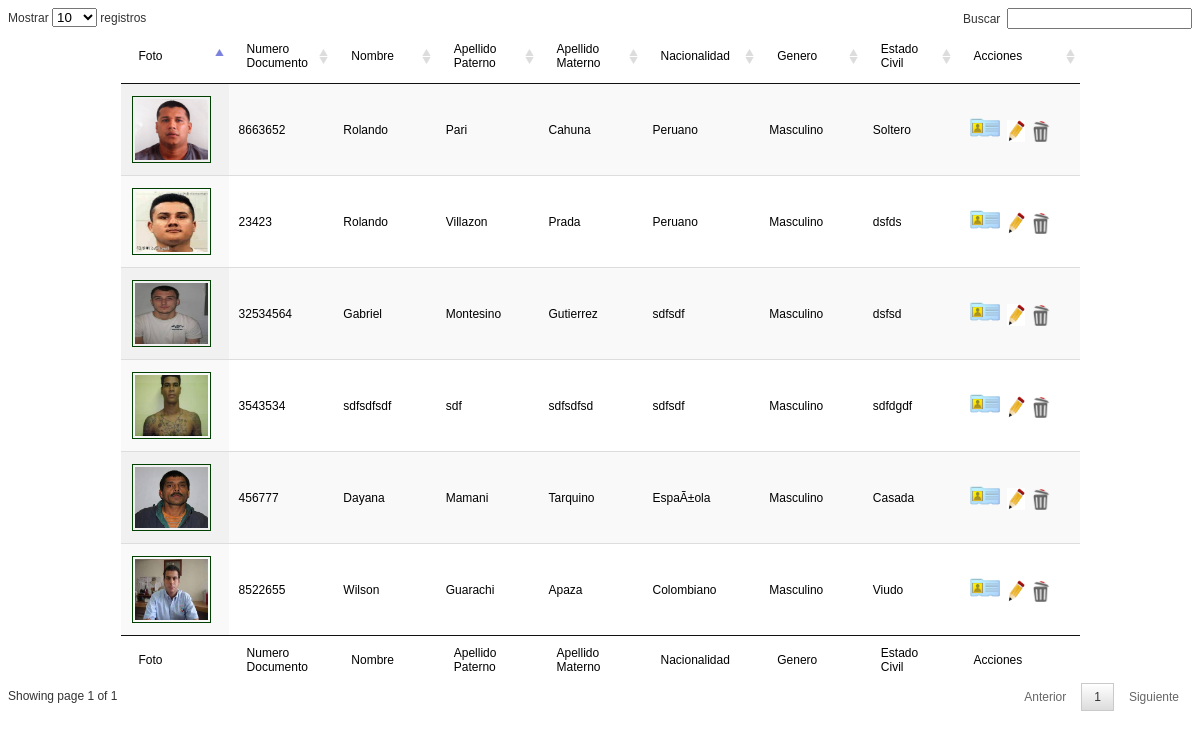
/Criminal2.php, run on the app's committed database.
### tables this page shows
CREATE TABLE IF NOT EXISTS `persona` (
  `TipoDocumento` text NOT NULL,
  `NumeroDocumento` int(11) NOT NULL,
  `Nombre` text NOT NULL,
  `Paterno` text NOT NULL,
  `Materno` text NOT NULL,
  `Genero` text NOT NULL,
  `EstadoCivil` text NOT NULL,
  `Telefono` int(11) NOT NULL,
  `Celular` int(11) NOT NULL,
  `Departamento` text NOT NULL,
  `Provincia` text NOT NULL,
  `Municipio` text NOT NULL,
  `Zona` text NOT NULL,
  `Calle` text NOT NULL,
  `Numero` int(11) NOT NULL,
  `FechaNacimiento` date NOT NULL,
  `Nacionalidad` text NOT NULL,
  PRIMARY KEY (`NumeroDocumento`)
);

CREATE TABLE IF NOT EXISTS `detenido` (
  `CodigoDetenido` int(11) NOT NULL AUTO_INCREMENT,
  `NumeroDocumento` int(11) NOT NULL,
  `Estatura` double NOT NULL,
  `Peso` double NOT NULL,
  `ColorPiel` text NOT NULL,
  `ColorCabello` text NOT NULL,
  `Rasgos` text NOT NULL,
  `Foto` text NOT NULL,
  PRIMARY KEY (`CodigoDetenido`)
);

### Criminal2.php (the view, shortened to what this page needs)
<!DOCTYPE html PUBLIC "-//W3C//DTD XHTML 1.0 Transitional//EN" "http://www.w3.org/TR/xhtml1/DTD/xhtml1-transitional.dtd">
<html xmlns="http://www.w3.org/1999/xhtml">
<head>
<link rel="stylesheet" type="text/css" href="DataTables/media/css/jquery.dataTables.css"/>
</head>
<body>
<?php
include("Conexion.php");
?>
  <table width="959" height="164" border="0" cellpadding="3" cellspacing="4" id="example" class="display" >
  <thead>
    <tr >
      <td width="81" height="34"><span class="Estilo15">Foto</span></td>
	  <td width="78" height="34"><span class="Estilo15">Numero Documento </span></td>
      <td width="96"><span class="Estilo15">Nombre</span></td>
	  <td width="97"><span class="Estilo15">Apellido Paterno</span></td>
      <td width="98"><span class="Estilo15">Apellido Materno</span></td>
      <td width="95"><span class="Estilo15">Nacionalidad</span></td>
      <td width="102"><span class="Estilo15">Genero</span></td>
      <td width="81"><span class="Estilo15">Estado Civil</span></td>
      <td width="137"><span class="Estilo15">Acciones</span></td>
    </tr>
  </thead>
  <tfoot>
    <tr>
      <td width="81" height="25"><span class="Estilo15">Foto</span></td>
	  <td width="78" height="25"><span class="Estilo15">Numero Documento</span></td>
      <td width="96"><span class="Estilo15">Nombre</span></td>
	  <td width="97"><span class="Estilo15">Apellido Paterno</span></td>
      <td width="98"><span class="Estilo15">Apellido Materno</span></td>
      <td width="95"><span class="Estilo15">Nacionalidad</span></td>
      <td width="102"><span class="Estilo15">Genero</span></td>
      <td width="81"><span class="Estilo15">Estado Civil</span></td>
      <td width="137"><span class="Estilo15">Acciones</span></td>
    </tr>
  </tfoot>
  <?php
  $sql=$cn->prepare("SELECT * FROM persona,detenido WHERE persona.NumeroDocumento=detenido.NumeroDocumento");
  $sql->execute();
  while($op=$sql->fetch())
   { ?>
    <tr bgcolor="#D7D7D7">
      <td height="75" class="Estilo26"><img src=<?php echo $op['Foto'];?> width="73" height="61" style="padding:2px; border:1px #004000 solid; margin:1px;"/></td>
	   <td class="Estilo26"><span class="Estilo33"><?php echo $op['NumeroDocumento'];?></span></td>
      <td class="Estilo26"><span class="Estilo33 Estilo1 Estilo4"><?php echo $op['Nombre'];?></span></td>
      <td class="Estilo26"><span class="Estilo33 Estilo1 Estilo4"><?php echo $op['Paterno'];?></span></td>
      <td class="Estilo34"><span class="Estilo33"><?php echo $op['Materno'];?></td>
      <td class="Estilo34"><span class="Estilo33"><?php echo $op['Nacionalidad'];?></td>
      <td class="Estilo34"><span class="Estilo33"><?php echo $op['Genero'];?></td>
      <td class="Estilo34"><span class="Estilo33 Estilo1 Estilo4"><?php echo $op['EstadoCivil'];?></td>
      <td class="Estilo34"><a href="DatosPersonales2.php?id=<?php echo $op['CodigoDetenido'];?>"><img src="Imagenes/Ver.png" width="34" height="28" style=" margin-left:2px;"/></a><a href=""></a>
	  <a href="ModificarDelincuente.php?id=<?php echo $op['NumeroDocumento'];?>"><img src="Imagenes/Lapiz2.png" width="18" height="22" style=" margin-left:2px;"/></a>
	  <a href="EliminarDelincuente.php?id=<?php echo $op['CodigoDetenido'];?>"><img src="Imagenes/Basura.png" width="23" height="21" style=" margin-left:2px;"/></a></td>
    </tr>
    <?php  }  ?>
</table>
</body>
</html>

### Criminal2.php (style rules this page uses)
.Estilo4 { font-size: 12px }
body,td,th { font-family: Arial, Helvetica, sans-serif; font-size: 12px; }

### data on the page
persona: detenido.Foto (picture), detenido.NumeroDocumento "8663652", Nombre "Rolando", Paterno "Pari", Materno "Cahuna", Nacionalidad "Peruano", Genero "Masculino", EstadoCivil "Soltero"
persona: detenido.Foto (picture), detenido.NumeroDocumento "23423", Nombre "Rolando", Paterno "Villazon", Materno "Prada", Nacionalidad "Peruano", Genero "Masculino", EstadoCivil "dsfds"
persona: detenido.Foto (picture), detenido.NumeroDocumento "32534564", Nombre "Gabriel", Paterno "Montesino", Materno "Gutierrez", Nacionalidad "sdfsdf", Genero "Masculino", EstadoCivil "dsfsd"
persona: detenido.Foto (picture), detenido.NumeroDocumento "3543534", Nombre "sdfsdfsdf", Paterno "sdf", Materno "sdfsdfsd", Nacionalidad "sdfsdf", Genero "Masculino", EstadoCivil "sdfdgdf"
persona: detenido.Foto (picture), detenido.NumeroDocumento "456777", Nombre "Dayana", Paterno "Mamani", Materno "Tarquino", Nacionalidad "EspaÃ±ola", Genero "Masculino", EstadoCivil "Casada"
persona: detenido.Foto (picture), detenido.NumeroDocumento "8522655", Nombre "Wilson", Paterno "Guarachi", Materno "Apaza", Nacionalidad "Colombiano", Genero "Masculino", EstadoCivil "Viudo"
